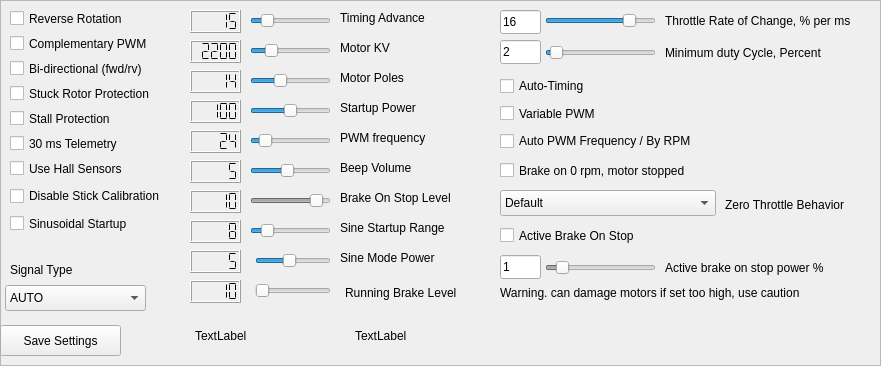
            <widget class="QFrame" name="eepromFrame">
             <property name="geometry">
              <rect>
               <x>0</x>
               <y>45</y>
               <width>881</width>
               <height>366</height>
              </rect>
             </property>
             <property name="frameShape">
              <enum>QFrame::Shape::StyledPanel</enum>
             </property>
             <property name="frameShadow">
              <enum>QFrame::Shadow::Raised</enum>
             </property>
             <widget class="QCheckBox" name="rvCheckBox">
              <property name="geometry">
               <rect>
                <x>10</x>
                <y>10</y>
                <width>121</width>
                <height>17</height>
               </rect>
              </property>
              <property name="text">
               <string>Reverse Rotation</string>
              </property>
             </widget>
             <widget class="QCheckBox" name="biDirectionCheckbox">
              <property name="geometry">
               <rect>
                <x>10</x>
                <y>60</y>
                <width>141</width>
                <height>17</height>
               </rect>
              </property>
              <property name="text">
               <string>Bi-directional (fwd/rv)</string>
              </property>
             </widget>
             <widget class="QCheckBox" name="sinCheckBox">
              <property name="geometry">
               <rect>
                <x>10</x>
                <y>215</y>
                <width>131</width>
                <height>17</height>
               </rect>
              </property>
              <property name="text">
               <string>Sinusoidal Startup</string>
              </property>
             </widget>
             <widget class="QCheckBox" name="comp_pwmCheckbox">
              <property name="geometry">
               <rect>
                <x>10</x>
                <y>35</y>
                <width>161</width>
                <height>17</height>
               </rect>
              </property>
              <property name="text">
               <string>Complementary PWM</string>
              </property>
             </widget>
             <widget class="QCheckBox" name="varPWMCheckBox">
              <property name="geometry">
               <rect>
                <x>500</x>
                <y>105</y>
                <width>121</width>
                <height>17</height>
               </rect>
              </property>
              <property name="text">
               <string>Variable PWM</string>
              </property>
             </widget>
             <widget class="QSlider" name="timingAdvanceSlider">
              <property name="enabled">
               <bool>true</bool>
              </property>
              <property name="geometry">
               <rect>
                <x>250</x>
                <y>10</y>
                <width>81</width>
                <height>22</height>
               </rect>
              </property>
              <property name="minimum">
               <number>10</number>
              </property>
              <property name="maximum">
               <number>42</number>
              </property>
              <property name="pageStep">
               <number>2</number>
              </property>
              <property name="value">
               <number>15</number>
              </property>
              <property name="orientation">
               <enum>Qt::Orientation::Horizontal</enum>
              </property>
             </widget>
             <widget class="QSlider" name="motorKVSlider">
              <property name="enabled">
               <bool>true</bool>
              </property>
              <property name="geometry">
               <rect>
                <x>250</x>
                <y>40</y>
                <width>81</width>
                <height>22</height>
               </rect>
              </property>
              <property name="minimum">
               <number>0</number>
              </property>
              <property name="maximum">
               <number>255</number>
              </property>
              <property name="value">
               <number>55</number>
              </property>
              <property name="orientation">
               <enum>Qt::Orientation::Horizontal</enum>
              </property>
             </widget>
             <widget class="QLabel" name="timingLabel">
              <property name="geometry">
               <rect>
                <x>340</x>
                <y>10</y>
                <width>91</width>
                <height>16</height>
               </rect>
              </property>
              <property name="text">
               <string>Timing Advance</string>
              </property>
             </widget>
             <widget class="QLabel" name="label_5">
              <property name="geometry">
               <rect>
                <x>340</x>
                <y>40</y>
                <width>91</width>
                <height>16</height>
               </rect>
              </property>
              <property name="text">
               <string>Motor KV</string>
              </property>
             </widget>
             <widget class="QSlider" name="motorPolesSlider">
              <property name="enabled">
               <bool>true</bool>
              </property>
              <property name="geometry">
               <rect>
                <x>250</x>
                <y>70</y>
                <width>81</width>
                <height>22</height>
               </rect>
              </property>
              <property name="minimum">
               <number>2</number>
              </property>
              <property name="maximum">
               <number>36</number>
              </property>
              <property name="singleStep">
               <number>2</number>
              </property>
              <property name="value">
               <number>14</number>
              </property>
              <property name="orientation">
               <enum>Qt::Orientation::Horizontal</enum>
              </property>
              <property name="tickPosition">
               <enum>QSlider::TickPosition::NoTicks</enum>
              </property>
              <property name="tickInterval">
               <number>2</number>
              </property>
             </widget>
             <widget class="QLabel" name="label_4">
              <property name="geometry">
               <rect>
                <x>340</x>
                <y>70</y>
                <width>81</width>
                <height>16</height>
               </rect>
              </property>
              <property name="text">
               <string>Motor Poles</string>
              </property>
             </widget>
             <widget class="QCheckBox" name="stuckProtectionBox">
              <property name="geometry">
               <rect>
                <x>10</x>
                <y>85</y>
                <width>161</width>
                <height>17</height>
               </rect>
              </property>
              <property name="text">
               <string>Stuck Rotor Protection</string>
              </property>
             </widget>
             <widget class="QSlider" name="startupPowerSlider">
              <property name="geometry">
               <rect>
                <x>250</x>
                <y>100</y>
                <width>81</width>
                <height>22</height>
               </rect>
              </property>
              <property name="minimum">
               <number>50</number>
              </property>
              <property name="maximum">
               <number>150</number>
              </property>
              <property name="sliderPosition">
               <number>100</number>
              </property>
              <property name="orientation">
               <enum>Qt::Orientation::Horizontal</enum>
              </property>
             </widget>
             <widget class="QSlider" name="pwmFreqSlider">
              <property name="geometry">
               <rect>
                <x>250</x>
                <y>130</y>
                <width>81</width>
                <height>22</height>
               </rect>
              </property>
              <property name="minimum">
               <number>8</number>
              </property>
              <property name="maximum">
               <number>144</number>
              </property>
              <property name="singleStep">
               <number>1</number>
              </property>
              <property name="pageStep">
               <number>24</number>
              </property>
              <property name="value">
               <number>24</number>
              </property>
              <property name="orientation">
               <enum>Qt::Orientation::Horizontal</enum>
              </property>
             </widget>
             <widget class="QLabel" name="label">
              <property name="geometry">
               <rect>
                <x>340</x>
                <y>100</y>
                <width>91</width>
                <height>16</height>
               </rect>
              </property>
              <property name="text">
               <string>Startup Power</string>
              </property>
             </widget>
             <widget class="QLabel" name="label_3">
              <property name="geometry">
               <rect>
                <x>340</x>
                <y>130</y>
                <width>111</width>
                <height>16</height>
               </rect>
              </property>
              <property name="text">
               <string>PWM frequency</string>
              </property>
             </widget>
             <widget class="QLCDNumber" name="timingAdvanceLCD">
              <property name="geometry">
               <rect>
                <x>190</x>
                <y>10</y>
                <width>51</width>
                <height>23</height>
               </rect>
              </property>
              <property name="smallDecimalPoint">
               <bool>false</bool>
              </property>
              <property name="mode">
               <enum>QLCDNumber::Mode::Dec</enum>
              </property>
              <property name="segmentStyle">
               <enum>QLCDNumber::SegmentStyle::Flat</enum>
              </property>
              <property name="intValue" stdset="0">
               <number>15</number>
              </property>
             </widget>
             <widget class="QLCDNumber" name="motorKVLCD">
              <property name="geometry">
               <rect>
                <x>190</x>
                <y>40</y>
                <width>51</width>
                <height>23</height>
               </rect>
              </property>
              <property name="segmentStyle">
               <enum>QLCDNumber::SegmentStyle::Flat</enum>
              </property>
              <property name="intValue" stdset="0">
               <number>2200</number>
              </property>
             </widget>
             <widget class="QLCDNumber" name="motorPolesLCD">
              <property name="geometry">
               <rect>
                <x>190</x>
                <y>70</y>
                <width>51</width>
                <height>23</height>
               </rect>
              </property>
              <property name="segmentStyle">
               <enum>QLCDNumber::SegmentStyle::Flat</enum>
              </property>
              <property name="intValue" stdset="0">
               <number>14</number>
              </property>
             </widget>
             <widget class="QLCDNumber" name="startupPowerLCD">
              <property name="geometry">
               <rect>
                <x>190</x>
                <y>100</y>
                <width>51</width>
                <height>23</height>
               </rect>
              </property>
              <property name="segmentStyle">
               <enum>QLCDNumber::SegmentStyle::Flat</enum>
              </property>
              <property name="intValue" stdset="0">
               <number>100</number>
              </property>
             </widget>
             <widget class="QLCDNumber" name="pwmFreqLCD">
              <property name="geometry">
               <rect>
                <x>190</x>
                <y>130</y>
                <width>51</width>
                <height>23</height>
               </rect>
              </property>
              <property name="segmentStyle">
               <enum>QLCDNumber::SegmentStyle::Flat</enum>
              </property>
              <property name="intValue" stdset="0">
               <number>24</number>
              </property>
             </widget>
             <widget class="QCheckBox" name="brakecheckbox">
              <property name="geometry">
               <rect>
                <x>500</x>
                <y>160</y>
                <width>281</width>
                <height>21</height>
               </rect>
              </property>
              <property name="text">
               <string>Brake on 0 rpm, motor stopped</string>
              </property>
             </widget>
             <widget class="QCheckBox" name="antiStallBox">
              <property name="geometry">
               <rect>
                <x>10</x>
                <y>110</y>
                <width>131</width>
                <height>17</height>
               </rect>
              </property>
              <property name="text">
               <string>Stall Protection</string>
              </property>
             </widget>
             <widget class="QSlider" name="beepVolumeSlider">
              <property name="geometry">
               <rect>
                <x>250</x>
                <y>160</y>
                <width>81</width>
                <height>22</height>
               </rect>
              </property>
              <property name="maximum">
               <number>11</number>
              </property>
              <property name="pageStep">
               <number>1</number>
              </property>
              <property name="value">
               <number>5</number>
              </property>
              <property name="orientation">
               <enum>Qt::Orientation::Horizontal</enum>
              </property>
             </widget>
             <widget class="QLCDNumber" name="beepVolumeLCD">
              <property name="geometry">
               <rect>
                <x>190</x>
                <y>160</y>
                <width>51</width>
                <height>23</height>
               </rect>
              </property>
              <property name="segmentStyle">
               <enum>QLCDNumber::SegmentStyle::Flat</enum>
              </property>
              <property name="intValue" stdset="0">
               <number>5</number>
              </property>
             </widget>
             <widget class="QLabel" name="label_13">
              <property name="geometry">
               <rect>
                <x>340</x>
                <y>160</y>
                <width>76</width>
                <height>16</height>
               </rect>
              </property>
              <property name="text">
               <string>Beep Volume</string>
              </property>
             </widget>
             <widget class="QCheckBox" name="thirtymsTelemBox">
              <property name="geometry">
               <rect>
                <x>10</x>
                <y>135</y>
                <width>116</width>
                <height>17</height>
               </rect>
              </property>
              <property name="text">
               <string>30 ms Telemetry</string>
              </property>
             </widget>
             <widget class="QPushButton" name="writeEEPROM">
              <property name="enabled">
               <bool>true</bool>
              </property>
              <property name="geometry">
               <rect>
                <x>0</x>
                <y>325</y>
                <width>121</width>
                <height>31</height>
               </rect>
              </property>
              <property name="minimumSize">
               <size>
                <width>121</width>
                <height>0</height>
               </size>
              </property>
              <property name="text">
               <string>Save Settings</string>
              </property>
             </widget>
             <widget class="QLabel" name="FirmwareNameLabel">
              <property name="geometry">
               <rect>
                <x>195</x>
                <y>320</y>
                <width>131</width>
                <height>31</height>
               </rect>
              </property>
              <property name="text">
               <string>TextLabel</string>
              </property>
             </widget>
             <widget class="QLabel" name="FirmwareVerionsLabel">
              <property name="geometry">
               <rect>
                <x>355</x>
                <y>320</y>
                <width>81</width>
                <height>31</height>
               </rect>
              </property>
              <property name="text">
               <string>TextLabel</string>
              </property>
             </widget>
             <widget class="QCheckBox" name="hallSensorCheckbox">
              <property name="geometry">
               <rect>
                <x>10</x>
                <y>160</y>
                <width>121</width>
                <height>17</height>
               </rect>
              </property>
              <property name="text">
               <string>Use Hall Sensors</string>
              </property>
             </widget>
             <widget class="QSlider" name="dragBrakeSlider">
              <property name="enabled">
               <bool>false</bool>
              </property>
              <property name="geometry">
               <rect>
                <x>250</x>
                <y>190</y>
                <width>81</width>
                <height>22</height>
               </rect>
              </property>
              <property name="minimum">
               <number>1</number>
              </property>
              <property name="maximum">
               <number>10</number>
              </property>
              <property name="singleStep">
               <number>1</number>
              </property>
              <property name="value">
               <number>9</number>
              </property>
              <property name="orientation">
               <enum>Qt::Orientation::Horizontal</enum>
              </property>
             </widget>
             <widget class="QSlider" name="sineStartupSlider">
              <property name="geometry">
               <rect>
                <x>250</x>
                <y>220</y>
                <width>81</width>
                <height>22</height>
               </rect>
              </property>
              <property name="minimum">
               <number>5</number>
              </property>
              <property name="maximum">
               <number>25</number>
              </property>
              <property name="value">
               <number>8</number>
              </property>
              <property name="orientation">
               <enum>Qt::Orientation::Horizontal</enum>
              </property>
             </widget>
             <widget class="QLCDNumber" name="dragBrakeLCD">
              <property name="geometry">
               <rect>
                <x>190</x>
                <y>190</y>
                <width>51</width>
                <height>23</height>
               </rect>
              </property>
              <property name="font">
               <font>
                <family>Arial</family>
                <pointsize>8</pointsize>
                <bold>false</bold>
               </font>
              </property>
              <property name="segmentStyle">
               <enum>QLCDNumber::SegmentStyle::Flat</enum>
              </property>
              <property name="intValue" stdset="0">
               <number>10</number>
              </property>
             </widget>
             <widget class="QLCDNumber" name="sineRangeLCD">
              <property name="geometry">
               <rect>
                <x>190</x>
                <y>220</y>
                <width>51</width>
                <height>23</height>
               </rect>
              </property>
              <property name="segmentStyle">
               <enum>QLCDNumber::SegmentStyle::Flat</enum>
              </property>
              <property name="intValue" stdset="0">
               <number>8</number>
              </property>
             </widget>
             <widget class="QLabel" name="label_18">
              <property name="geometry">
               <rect>
                <x>340</x>
                <y>190</y>
                <width>136</width>
                <height>16</height>
               </rect>
              </property>
              <property name="text">
               <string>Brake On Stop Level</string>
              </property>
             </widget>
             <widget class="QLabel" name="label_19">
              <property name="geometry">
               <rect>
                <x>340</x>
                <y>220</y>
                <width>121</width>
                <height>16</height>
               </rect>
              </property>
              <property name="text">
               <string>Sine Startup Range</string>
              </property>
             </widget>
             <widget class="QSlider" name="sineModePowerSlider">
              <property name="geometry">
               <rect>
                <x>255</x>
                <y>250</y>
                <width>76</width>
                <height>22</height>
               </rect>
              </property>
              <property name="minimum">
               <number>1</number>
              </property>
              <property name="maximum">
               <number>10</number>
              </property>
              <property name="value">
               <number>5</number>
              </property>
              <property name="sliderPosition">
               <number>5</number>
              </property>
              <property name="orientation">
               <enum>Qt::Orientation::Horizontal</enum>
              </property>
             </widget>
             <widget class="QSlider" name="runningBrakeStrength">
              <property name="geometry">
               <rect>
                <x>255</x>
                <y>280</y>
                <width>76</width>
                <height>22</height>
               </rect>
              </property>
              <property name="minimum">
               <number>1</number>
              </property>
              <property name="maximum">
               <number>10</number>
              </property>
              <property name="orientation">
               <enum>Qt::Orientation::Horizontal</enum>
              </property>
             </widget>
             <widget class="QLabel" name="label_20">
              <property name="geometry">
               <rect>
                <x>340</x>
                <y>250</y>
                <width>116</width>
                <height>16</height>
               </rect>
              </property>
              <property name="text">
               <string>Sine Mode Power</string>
              </property>
             </widget>
             <widget class="QLabel" name="label_21">
              <property name="geometry">
               <rect>
                <x>345</x>
                <y>285</y>
                <width>131</width>
                <height>16</height>
               </rect>
              </property>
              <property name="text">
               <string>Running Brake Level</string>
              </property>
             </widget>
             <widget class="QLCDNumber" name="sineLcd">
              <property name="geometry">
               <rect>
                <x>190</x>
                <y>250</y>
                <width>51</width>
                <height>23</height>
               </rect>
              </property>
              <property name="segmentStyle">
               <enum>QLCDNumber::SegmentStyle::Flat</enum>
              </property>
              <property name="intValue" stdset="0">
               <number>5</number>
              </property>
             </widget>
             <widget class="QLCDNumber" name="runningBrakeLcd">
              <property name="geometry">
               <rect>
                <x>190</x>
                <y>280</y>
                <width>51</width>
                <height>23</height>
               </rect>
              </property>
              <property name="segmentStyle">
               <enum>QLCDNumber::SegmentStyle::Flat</enum>
              </property>
              <property name="intValue" stdset="0">
               <number>10</number>
              </property>
             </widget>
             <widget class="QComboBox" name="signalComboBox">
              <property name="geometry">
               <rect>
                <x>5</x>
                <y>285</y>
                <width>141</width>
                <height>26</height>
               </rect>
              </property>
              <item>
               <property name="text">
                <string>AUTO</string>
               </property>
              </item>
              <item>
               <property name="text">
                <string>Dshot 300 - 600</string>
               </property>
              </item>
              <item>
               <property name="text">
                <string>Servo 1000-2000us</string>
               </property>
              </item>
              <item>
               <property name="text">
                <string>Serial</string>
               </property>
              </item>
              <item>
               <property name="text">
                <string>Betaflight Safe Arming</string>
               </property>
              </item>
             </widget>
             <widget class="QLabel" name="label_25">
              <property name="geometry">
               <rect>
                <x>10</x>
                <y>260</y>
                <width>76</width>
                <height>20</height>
               </rect>
              </property>
              <property name="text">
               <string>Signal Type</string>
              </property>
             </widget>
             <widget class="QCheckBox" name="AutoTimingButton">
              <property name="geometry">
               <rect>
                <x>500</x>
                <y>75</y>
                <width>111</width>
                <height>22</height>
               </rect>
              </property>
              <property name="text">
               <string>Auto-Timing</string>
              </property>
             </widget>
             <widget class="QCheckBox" name="disableStickCalibCheckbox">
              <property name="geometry">
               <rect>
                <x>10</x>
                <y>185</y>
                <width>151</width>
                <height>22</height>
               </rect>
              </property>
              <property name="text">
               <string>Disable Stick Calibration</string>
              </property>
             </widget>
             <widget class="QCheckBox" name="autoPWM">
              <property name="geometry">
               <rect>
                <x>500</x>
                <y>130</y>
                <width>236</width>
                <height>22</height>
               </rect>
              </property>
              <property name="text">
               <string>Auto PWM Frequency / By RPM</string>
              </property>
             </widget>
             <widget class="QLineEdit" name="rocLineEdit">
              <property name="geometry">
               <rect>
                <x>500</x>
                <y>10</y>
                <width>41</width>
                <height>24</height>
               </rect>
              </property>
              <property name="text">
               <string>16</string>
              </property>
             </widget>
             <widget class="QLabel" name="label_31">
              <property name="geometry">
               <rect>
                <x>665</x>
                <y>5</y>
                <width>351</width>
                <height>31</height>
               </rect>
              </property>
              <property name="text">
               <string>Throttle Rate of Change, % per ms</string>
              </property>
             </widget>
             <widget class="QSlider" name="maxRocSlider">
              <property name="geometry">
               <rect>
                <x>545</x>
                <y>10</y>
                <width>111</width>
                <height>22</height>
               </rect>
              </property>
              <property name="minimum">
               <number>1</number>
              </property>
              <property name="maximum">
               <number>200</number>
              </property>
              <property name="value">
               <number>160</number>
              </property>
              <property name="orientation">
               <enum>Qt::Orientation::Horizontal</enum>
              </property>
             </widget>
             <widget class="QSlider" name="minDutySlider">
              <property name="geometry">
               <rect>
                <x>545</x>
                <y>40</y>
                <width>111</width>
                <height>26</height>
               </rect>
              </property>
              <property name="maximum">
               <number>50</number>
              </property>
              <property name="value">
               <number>2</number>
              </property>
              <property name="orientation">
               <enum>Qt::Orientation::Horizontal</enum>
              </property>
             </widget>
             <widget class="QLineEdit" name="minDutyLineEdit">
              <property name="geometry">
               <rect>
                <x>500</x>
                <y>40</y>
                <width>41</width>
                <height>24</height>
               </rect>
              </property>
              <property name="text">
               <string>2</string>
              </property>
             </widget>
             <widget class="QLabel" name="label_32">
              <property name="geometry">
               <rect>
                <x>665</x>
                <y>45</y>
                <width>171</width>
                <height>16</height>
               </rect>
              </property>
              <property name="text">
               <string>Minimum duty Cycle, Percent</string>
              </property>
             </widget>
             <widget class="QCheckBox" name="activeBrakeCheckbox">
              <property name="geometry">
               <rect>
                <x>500</x>
                <y>220</y>
                <width>146</width>
                <height>31</height>
               </rect>
              </property>
              <property name="text">
               <string>Active Brake On Stop</string>
              </property>
             </widget>
             <widget class="QSlider" name="activeBrakeSlider">
              <property name="enabled">
               <bool>false</bool>
              </property>
              <property name="geometry">
               <rect>
                <x>545</x>
                <y>260</y>
                <width>111</width>
                <height>16</height>
               </rect>
              </property>
              <property name="maximum">
               <number>10</number>
              </property>
              <property name="value">
               <number>1</number>
              </property>
              <property name="orientation">
               <enum>Qt::Orientation::Horizontal</enum>
              </property>
             </widget>
             <widget class="QLineEdit" name="activeBrakeLineEdit">
              <property name="geometry">
               <rect>
                <x>500</x>
                <y>255</y>
                <width>41</width>
                <height>24</height>
               </rect>
              </property>
              <property name="text">
               <string>1</string>
              </property>
             </widget>
             <widget class="QLabel" name="label_36">
              <property name="geometry">
               <rect>
                <x>665</x>
                <y>260</y>
                <width>171</width>
                <height>16</height>
               </rect>
              </property>
              <property name="text">
               <string>Active brake on stop power %</string>
              </property>
             </widget>
             <widget class="QLabel" name="label_40">
              <property name="geometry">
               <rect>
                <x>500</x>
                <y>285</y>
                <width>326</width>
                <height>16</height>
               </rect>
              </property>
              <property name="text">
               <string>Warning. can damage motors if set too high, use caution</string>
              </property>
             </widget>
             <widget class="QComboBox" name="brakeComboBox">
              <property name="geometry">
               <rect>
                <x>500</x>
                <y>190</y>
                <width>216</width>
                <height>26</height>
               </rect>
              </property>
              <item>
               <property name="text">
                <string>Default</string>
               </property>
              </item>
              <item>
               <property name="text">
                <string>Coast on 0 throttle</string>
               </property>
              </item>
              <item>
               <property name="text">
                <string>Brake on 0 throttle</string>
               </property>
              </item>
              <item>
               <property name="text">
                <string>1 second delay then Brake on Stop</string>
               </property>
              </item>
              <item>
               <property name="text">
                <string>2 second delay then Brake on Stop</string>
               </property>
              </item>
              <item>
               <property name="text">
                <string>3 second delay then Brake on Stop</string>
               </property>
              </item>
              <item>
               <property name="text">
                <string>4 second delay then Brake on Stop</string>
               </property>
              </item>
              <item>
               <property name="text">
                <string>5 second delay then Brake on Stop</string>
               </property>
              </item>
             </widget>
             <widget class="QLabel" name="label_42">
              <property name="geometry">
               <rect>
                <x>725</x>
                <y>195</y>
                <width>146</width>
                <height>20</height>
               </rect>
              </property>
              <property name="text">
               <string>Zero Throttle Behavior</string>
              </property>
             </widget>
            </widget>
